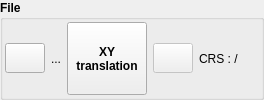
          <widget class="QGroupBox" name="groupBox_Title">
           <property name="enabled">
            <bool>true</bool>
           </property>
           <property name="sizePolicy">
            <sizepolicy hsizetype="Preferred" vsizetype="Fixed">
             <horstretch>0</horstretch>
             <verstretch>0</verstretch>
            </sizepolicy>
           </property>
           <property name="minimumSize">
            <size>
             <width>0</width>
             <height>60</height>
            </size>
           </property>
           <property name="baseSize">
            <size>
             <width>0</width>
             <height>0</height>
            </size>
           </property>
           <property name="font">
            <font>
             <weight>75</weight>
             <bold>true</bold>
            </font>
           </property>
           <property name="title">
            <string>File</string>
           </property>
           <layout class="QHBoxLayout" name="horizontalLayout">
            <property name="leftMargin">
             <number>2</number>
            </property>
            <property name="topMargin">
             <number>2</number>
            </property>
            <property name="rightMargin">
             <number>2</number>
            </property>
            <property name="bottomMargin">
             <number>2</number>
            </property>
            <item>
             <widget class="QPushButton" name="pushButton_loadslf">
              <property name="sizePolicy">
               <sizepolicy hsizetype="Preferred" vsizetype="Fixed">
                <horstretch>0</horstretch>
                <verstretch>0</verstretch>
               </sizepolicy>
              </property>
              <property name="minimumSize">
               <size>
                <width>30</width>
                <height>30</height>
               </size>
              </property>
              <property name="font">
               <font>
                <weight>50</weight>
                <bold>false</bold>
               </font>
              </property>
              <property name="toolTip">
               <string>Click here to load selafin file</string>
              </property>
              <property name="text">
               <string/>
              </property>
              <property name="icon">
               <iconset>
                <normaloff>:/plugins/PostTelemac/icons/Open_48x48.png</normaloff>:/plugins/PostTelemac/icons/Open_48x48.png</iconset>
              </property>
              <property name="iconSize">
               <size>
                <width>20</width>
                <height>20</height>
               </size>
              </property>
              <property name="checkable">
               <bool>false</bool>
              </property>
              <property name="autoDefault">
               <bool>false</bool>
              </property>
             </widget>
            </item>
            <item>
             <widget class="QLabel" name="label_loadslf">
              <property name="sizePolicy">
               <sizepolicy hsizetype="Expanding" vsizetype="Preferred">
                <horstretch>0</horstretch>
                <verstretch>0</verstretch>
               </sizepolicy>
              </property>
              <property name="font">
               <font>
                <weight>50</weight>
                <bold>false</bold>
               </font>
              </property>
              <property name="text">
               <string>...</string>
              </property>
             </widget>
            </item>
            <item>
             <widget class="QPushButton" name="pushbutton_crstranslation">
              <property name="sizePolicy">
               <sizepolicy hsizetype="Preferred" vsizetype="Preferred">
                <horstretch>0</horstretch>
                <verstretch>0</verstretch>
               </sizepolicy>
              </property>
              <property name="minimumSize">
               <size>
                <width>0</width>
                <height>30</height>
               </size>
              </property>
              <property name="text">
               <string>XY 
translation</string>
              </property>
             </widget>
            </item>
            <item>
             <widget class="QPushButton" name="pushButton_crs">
              <property name="enabled">
               <bool>false</bool>
              </property>
              <property name="sizePolicy">
               <sizepolicy hsizetype="Fixed" vsizetype="Fixed">
                <horstretch>0</horstretch>
                <verstretch>0</verstretch>
               </sizepolicy>
              </property>
              <property name="minimumSize">
               <size>
                <width>30</width>
                <height>30</height>
               </size>
              </property>
              <property name="maximumSize">
               <size>
                <width>16777215</width>
                <height>16777215</height>
               </size>
              </property>
              <property name="toolTip">
               <string>&lt;html&gt;&lt;head/&gt;&lt;body&gt;&lt;p&gt;Coordinate reference system in which the telemac file has been built&lt;/p&gt;&lt;p&gt;Beware : Choose the same CRS as QGis's projet's !!&lt;/p&gt;&lt;/body&gt;&lt;/html&gt;</string>
              </property>
              <property name="text">
               <string/>
              </property>
              <property name="icon">
               <iconset>
                <normaloff>:/plugins/PostTelemac/icons/Globe_48x48.png</normaloff>:/plugins/PostTelemac/icons/Globe_48x48.png</iconset>
              </property>
              <property name="iconSize">
               <size>
                <width>20</width>
                <height>20</height>
               </size>
              </property>
             </widget>
            </item>
            <item>
             <widget class="QLabel" name="label_selafin_crs">
              <property name="sizePolicy">
               <sizepolicy hsizetype="Fixed" vsizetype="Preferred">
                <horstretch>0</horstretch>
                <verstretch>0</verstretch>
               </sizepolicy>
              </property>
              <property name="minimumSize">
               <size>
                <width>60</width>
                <height>0</height>
               </size>
              </property>
              <property name="font">
               <font>
                <weight>50</weight>
                <bold>false</bold>
               </font>
              </property>
              <property name="text">
               <string>CRS : /</string>
              </property>
             </widget>
            </item>
           </layout>
          </widget>
